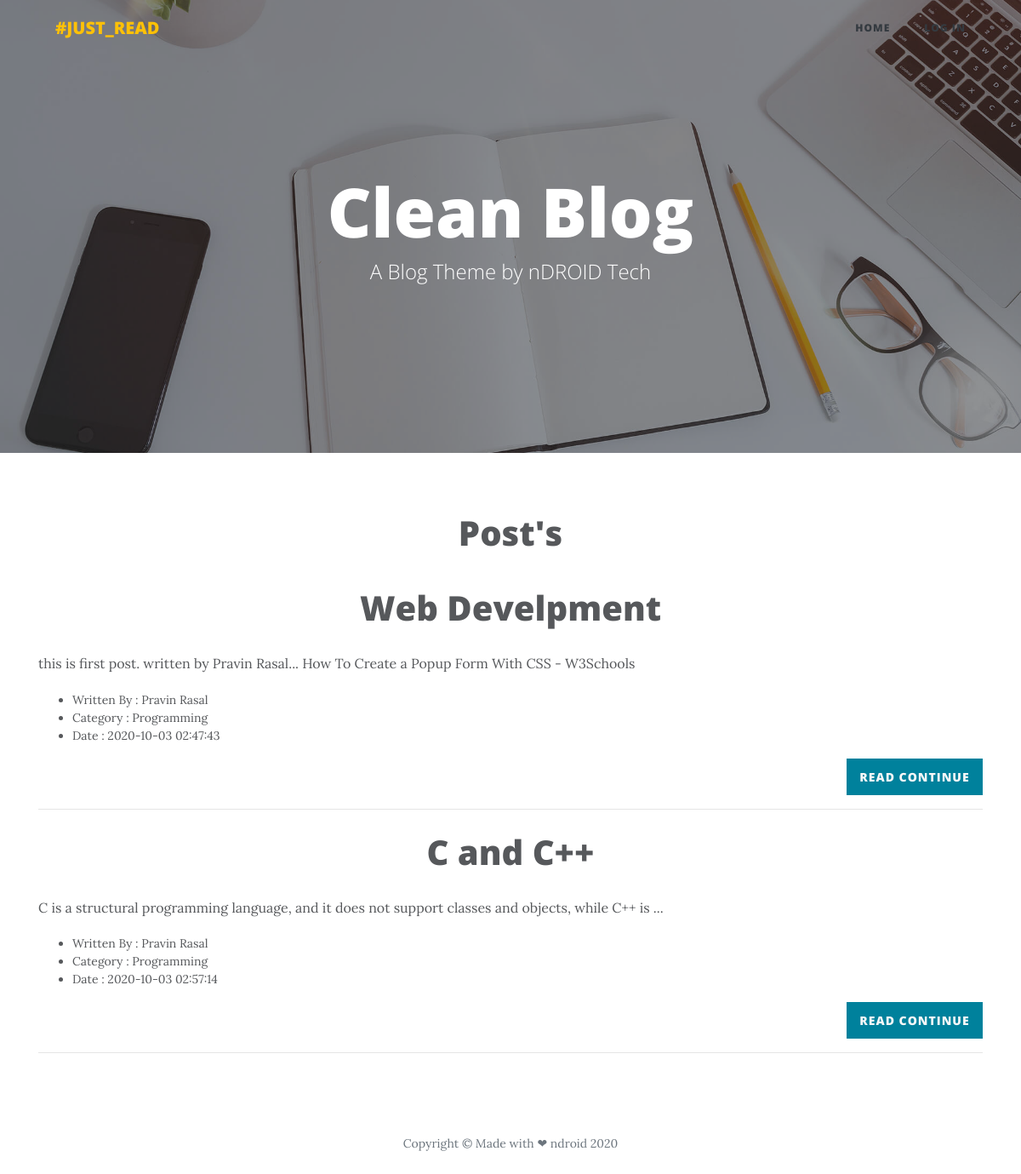
The page / on the database its author committed.
### tables this page shows
CREATE TABLE `post` (
  `post_id` int(255) NOT NULL,
  `user_id` int(255) NOT NULL,
  `post_title` varchar(100) NOT NULL,
  `post_category` varchar(50) NOT NULL,
  `post_content` text NOT NULL,
  `post_date` timestamp NOT NULL DEFAULT current_timestamp() ON UPDATE current_timestamp()
);

CREATE TABLE `user` (
  `user_id` int(255) NOT NULL,
  `user_name` varchar(255) NOT NULL,
  `user_mail` varchar(50) NOT NULL,
  `user_mobile` varchar(15) NOT NULL,
  `user_pass` varchar(20) NOT NULL
);

### index.php (the view, shortened to what this page needs)
<?php
include('database.php');
?>
<!DOCTYPE html>
<html>
<head>
    <link rel="stylesheet" href="assets/bootstrap/css/bootstrap.min.css">
    <link rel="stylesheet" href="assets/fonts/font-awesome.min.css">
    <link rel="stylesheet" href="assets/fonts/ionicons.min.css">
    <link rel="stylesheet" href="assets/css/styles.min.css">
    <link rel="stylesheet" href="https://cdnjs.cloudflare.com/ajax/libs/animate.css/3.5.2/animate.min.css">
</head>
<body>
    <nav class="navbar navbar-light navbar-expand-lg fixed-top" id="mainNav">
        <div class="container"><a class="navbar-brand text-warning" href="index.php">#JUST_READ</a>
            <div
                class="collapse navbar-collapse" id="navbarResponsive">
                <ul class="nav navbar-nav ml-auto">
                    <li class="nav-item" role="presentation"><a class="nav-link text-dark" href="index.php">Home</a></li>
					<?php
					if(isset($_SESSION["ID"])){
						?>
						<li class="nav-item" role="presentation"><a class="nav-link text-dark" href="add_post.php">ADD POST</a></li>
						<li class="nav-item" role="presentation"><a class="nav-link text-dark" href="profile.php">PROFILE</a></li>
						<li class="nav-item" role="presentation"><a class="nav-link text-dark" href="logout.php">LOG OUT</a></li>
						<?php
					}
					else{
						?>
						<li class="nav-item" role="presentation"><a class="nav-link text-dark" href="login.php">LOG IN</a></li>
						<?php
					}
					?>
				</ul>
        </div>
        </div>
    </nav>
    <header class="masthead" style="background-image:url('assets/img/home-bg.jpg');">
        <div class="overlay"></div>
        <div class="container">
            <div class="row">
                <div class="col-md-10 col-lg-8 mx-auto">
                    <div class="site-heading">
                        <h1>Clean Blog</h1><span class="subheading">A Blog Theme by nDROID Tech</span></div>
                </div>
            </div>
        </div>
    </header>
    <div class="article-dual-column">
        <div class="container">
            <div class="row">
                <div class="col-md-10 offset-md-1">
                    <h1 class="text-center" style="padding-top: 20px;">Post's</h1>
                </div>
            </div>
			<?php
			$get_posts = mysqli_query($conn,"SELECT * FROM post");
			while($post_data = mysqli_fetch_assoc($get_posts))
			{
			?>
				<div class="row">
					<div class="col-md-10 col-lg-7 offset-md-1 offset-lg-0" style="max-width: 100%;min-width: 100%;">
						<h1 class="text-center" style="padding-top: 10px;"><?php echo $post_data['post_title'];?><br></h1>
						<div class="text">
							<p><?php echo substr(nl2br($post_data['post_content']),0,98)."...";?></p>
							<ul>
								<?php
									$user_data = mysqli_query($conn, "SELECT * FROM user WHERE user_id = ".$post_data['user_id']);
									$user_row = mysqli_fetch_array($user_data);
								?>
									<li>Written By : <?php echo $user_row['user_name']?></li>
									<li>Category : <?php echo $post_data['post_category']?></li>
									<li>Date : <?php echo $post_data['post_date']?></li>
							</ul>
							<div class="row">
								<div class="col">
									<div class="row">
										<div class="col text-right">
											<button  onClick="parent.location='post.php?id=<?php echo $post_data['post_id'];?>'" class="btn btn-primary" style="filter: blur(0px) brightness(97%) grayscale(0%);width: 160px;height: 43px;padding: 10px;padding-top: 10px;" type="button">Read Continue</button>
										</div>
									</div>
									<hr>
								</div>
							</div>
						</div>
					</div>
				</div>
			<?php
			}
			?>
        </div>
    </div>
    <footer>
        <div class="container">
            <div class="row">
                <div class="col-md-10 col-lg-8 mx-auto">
                    <p class="text-muted copyright" style="color: rgb(255,15,0);">Copyright&nbsp;© Made with&nbsp;❤&nbsp;ndroid 2020</p>
                </div>
            </div>
        </div>
    </footer>
</body>
</html>

### rows shown on the page
post: post_title "Web Develpment", post_content "this is first post. written by Pravin Rasal... How To Create a Popup Form With CSS - W3Schools", user.user_name "Pravin Rasal", post_category "Programming", post_date "2020-10-03 02:47:43"
post: post_title "C and C++", post_content "C is a structural programming language, and it does not support classes and objects, while C++ is", user.user_name "Pravin Rasal", post_category "Programming", post_date "2020-10-03 02:57:14"
